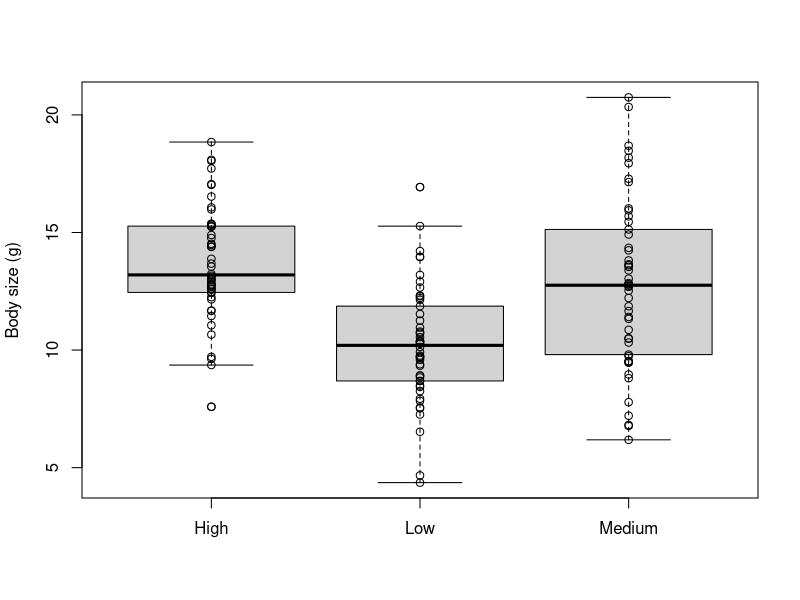

Write R code to recreate this figure.
## generate data
set.seed(100)
groups <- as.factor(rep(c("Low", "Medium", "High"), each = 50))
x <- c(rnorm(50, 10, 3), rnorm(50, 13, 3), rnorm(50,14,3))

## plot data
plot(groups, jitter(x), last=1, 
     xlab="",
     ylab="Body size (g)")
points(groups, x)

## build model 
m <- lm(x ~ groups)
anova(m)

## calculate sums of squares
SS_T <- 319.97 + 1200.43
# total sums of squares (group + residuals)

SS_T / (150-1)
# [1] 10.20403
# SST / n - 1 gives the total variance of the sample

319.97 / SS_T
# [1] 0.2104512 
# proportion of variance explained by the groups variable
# groups Sum Sq / SST = r^2

## Mean sq: variance attributable to each variable 
## F-ratio: mean sum of squares / mean residuals sum of squares
  # represents ratio of among-group variance to within-group variance
summary(m)

## Suppress intercept of model 
m2 <- lm(x ~ groups-1)
summary(m2)$coef
confint(m2)
